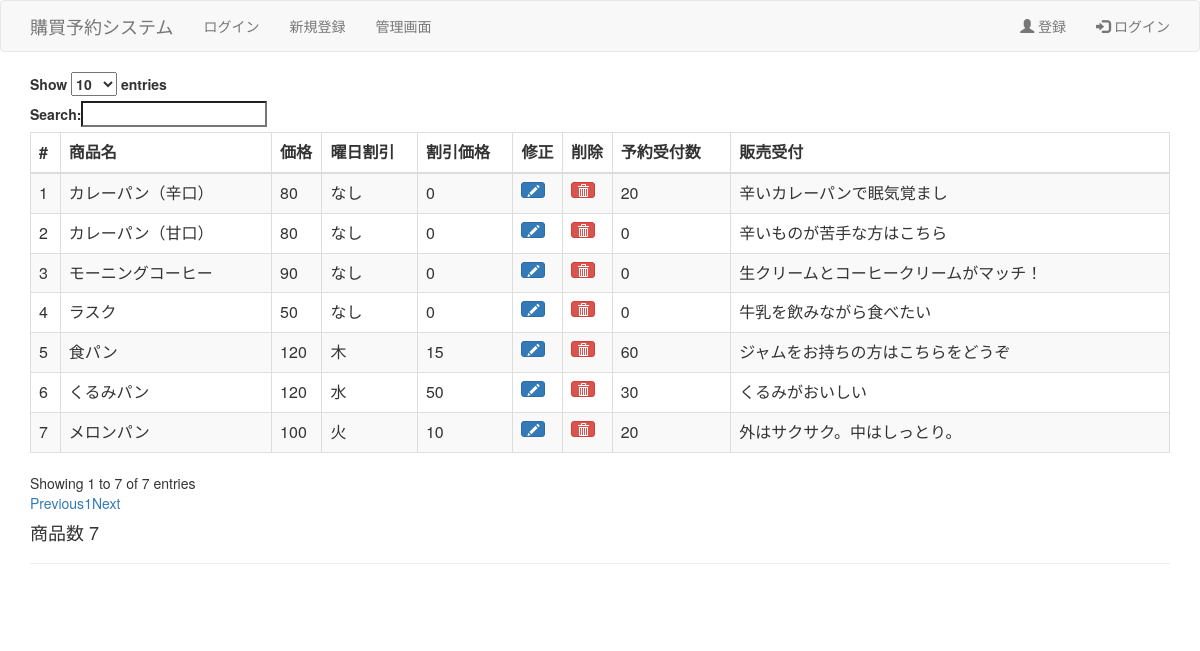
Screenshot of /console/menu_change.php with the database file from the repository.
### tables this page shows
CREATE TABLE `products` (
  `id` int(255) NOT NULL,
  `name` varchar(255) NOT NULL,
  `value` int(255) NOT NULL,
  `dis_day` int(255) NOT NULL,
  `dis_value` int(255) NOT NULL,
  `day_limit` int(255) NOT NULL,
  `status` int(255) NOT NULL,
  `category` int(255) NOT NULL,
  `comment` varchar(255) NOT NULL
);

### console/menu_change.php (the view, shortened to what this page needs)
<form action="menu_changer.php" method="post">
<?php
require("../connect_db.php");
require("../head.php");
output("メニュー管理ページ");
?>
<div class="container">
<table id="products" class="table table-striped table-bordered dt-responsive nowrap" cellspacing="0" width="100%">
<thead><tr><th>#</th><th>商品名</th><th>価格</th><th>曜日割引</th><th>割引価格</th><th>修正</th><th>削除</th><th>予約受付数</th><th>販売受付</th></tr></thead>
<?php
$week = array("日", "月", "火", "水", "木", "金", "土","なし");
$query = mysqli_query($link,'SELECT * FROM products');
$count = 0;
echo "<tbody>";
while ($row = mysqli_fetch_assoc($query)){
  $count ++;
  echo "<tr>";
  echo "<td>",$count,"</td>";
  echo "<td>",$row["name"],"</td>";
  echo "<td>",$row["value"],"</td>";
  echo "<td>",$week[$row["dis_day"]],"</td>";
  echo "<td>",$row["dis_value"],"</td>";
  echo "<td><button type=\"button\" class=\"btn btn-primary btn-xs\" data-toggle=\"modal\" data-target=\"#edit".$row["id"]."\"><span class=\"glyphicon glyphicon-pencil\"></span></button></td>";
  echo "<td><button type=\"button\" class=\"btn btn-danger btn-xs\" data-toggle=\"modal\" data-target=\"#delete".$row["id"]."\"><span class=\"glyphicon glyphicon-trash\"></span></button></td>";
  echo "<td>".$row["day_limit"]."</td>";
  echo "<td>".$row["comment"]."</td>";
  echo "</tr>";
}
  echo "</tbody>";
  echo "</table>";
  echo "<h4>商品数 $count</h4><hr>";
?>
</div>
</form>

### head.php (shortened to what this page needs)
<?php
function output($title){
      echo <<<EOM
      <!DOCTYPE html>
      <meta charset="utf-8">
      <meta http-equiv="Content-Type" content="text/html; charset=UTF-8">
      <meta name="viewport" content="width=device-width, initial-scale=1">
      <html lang = "ja">
      <head>
        <title> $title </title>
        <link rel="stylesheet" href="//maxcdn.bootstrapcdn.com/bootstrap/3.3.7/css/bootstrap.min.css">
        <link rel="stylesheet" href="https://cdn.datatables.net/1.10.16/css/dataTables.bootstrap.min.css">
        <link rel="stylesheet" href="https://cdn.datatables.net/responsive/2.2.0/css/responsive.bootstrap.min.css">
        <script src="https://ajax.googleapis.com/ajax/libs/jquery/3.2.1/jquery.min.js"></script>
        <script src="https://cdn.datatables.net/1.10.16/js/jquery.dataTables.min.js"></script>
        <script src="https://cdn.datatables.net/1.10.16/js/dataTables.bootstrap.min.js"></script>
        <script src="https://maxcdn.bootstrapcdn.com/bootstrap/3.3.7/js/bootstrap.min.js"></script>
        <script src="https://cdn.datatables.net/responsive/2.2.0/js/dataTables.responsive.min.js"></script>
        <script src="https://cdn.datatables.net/responsive/2.2.0/js/responsive.bootstrap.min.js"></script>
        <script type="text/javascript" src="//cdn.jsdelivr.net/bootstrap.daterangepicker/2/daterangepicker.js"></script>
        <link rel="stylesheet" type="text/css" href="//cdn.jsdelivr.net/bootstrap.daterangepicker/2/daterangepicker.css" />
      </head>
    <body>
      <nav class="navbar navbar-default">
        <div class="container">
          <div class="navbar-header">
            <a class="navbar-brand" href="/kobai-sys">購買予約システム</a>
          </div>
          <ul class="nav navbar-nav">
            <li class="active">
EOM;
          if (isset($_SESSION['sid'])){
            echo "<li><a href=\"/kobai-sys/mypage/mypage.php\">マイページ</a></li>";
            echo "<li><a href=\"/kobai-sys/mypage/history.php\">予約履歴</a></li>";
          }else {
            echo "<li><a href=\"/kobai-sys/mypage/login.php\">ログイン</a></li>";
            echo "<li><a href=\"/kobai-sys/mypage/regist_form.php\">新規登録</a></li>";
          }
          echo <<<EOM
            <li><a href="/kobai-sys/console">管理画面</a></li>
          </ul>
          <ul class="nav navbar-nav navbar-right">
EOM;
          if (isset($_SESSION['sid'])){
            echo "<a class=\"btn btn-default navbar-btn\" href=\"/kobai-sys/mypage/cart.php\"><span class=\"glyphicon glyphicon-shopping-cart\" aria-hidden=\"true\"></span> カート</a>";
            echo "<a href=\"/kobai-sys/mypage/mypage.php\"><p class=\"navbar-text\">ようこそ！".$_SESSION['sid']."さん</p></a>";
          }else {
            echo "<li><a href=\"/kobai-sys/mypage/regist_form.php\"><span class=\"glyphicon glyphicon-user\"></span> 登録</a></li>";
            echo "<li><a href=\"/kobai-sys/mypage/login.php\"><span class=\"glyphicon glyphicon-log-in\"></span> ログイン</a></li>";
          }
          echo <<<EOM
          </ul>
        </div>
      </nav>
EOM;
}

### rows the page displays
products: name "カレーパン（辛口）", value "80", dis_day "なし", dis_value "0", day_limit "20", comment "辛いカレーパンで眠気覚まし"
products: name "カレーパン（甘口）", value "80", dis_day "なし", dis_value "0", day_limit "0", comment "辛いものが苦手な方はこちら"
products: name "モーニングコーヒー", value "90", dis_day "なし", dis_value "0", day_limit "0", comment "生クリームとコーヒークリームがマッチ！"
products: name "ラスク", value "50", dis_day "なし", dis_value "0", day_limit "0", comment "牛乳を飲みながら食べたい"
products: name "食パン", value "120", dis_day "木", dis_value "15", day_limit "60", comment "ジャムをお持ちの方はこちらをどうぞ"
products: name "くるみパン", value "120", dis_day "水", dis_value "50", day_limit "30", comment "くるみがおいしい"
products: name "メロンパン", value "100", dis_day "火", dis_value "10", day_limit "20", comment "外はサクサク。中はしっとり。"

### other values shown
$count "7"
